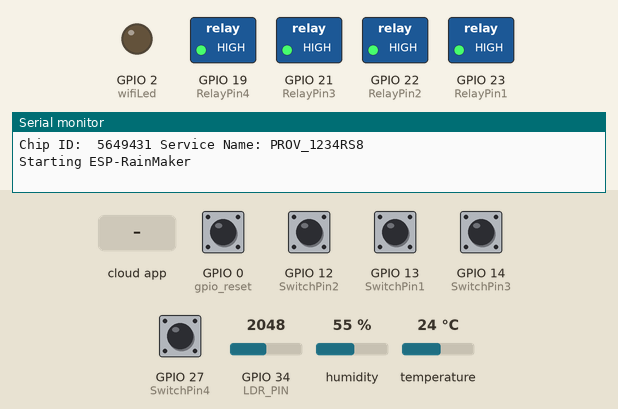
Recording of a sketch running on a simulated ESP32. Shown: switched loads named in the sketch (green lamp = pin HIGH), output pins drawn as LEDs (lit = HIGH), the last lines printed to the serial monitor. Inputs (shaded band) come from the test bench; at power-on: GPIO 0 (gpio_reset), GPIO 12 (SwitchPin2), GPIO 13 (SwitchPin1), GPIO 14 (SwitchPin3), GPIO 27 (SwitchPin4) HIGH, GPIO 34 (LDR_PIN) = 2048, humidity 55 %, temperature 24 °C. WiFi joins after 1.5 s; servers stay silent unless stated.

Above: at 1.2 s.
1.3 s: GPIO 12 (SwitchPin2) pulled LOW for 0.15 s
At 2.5 s:
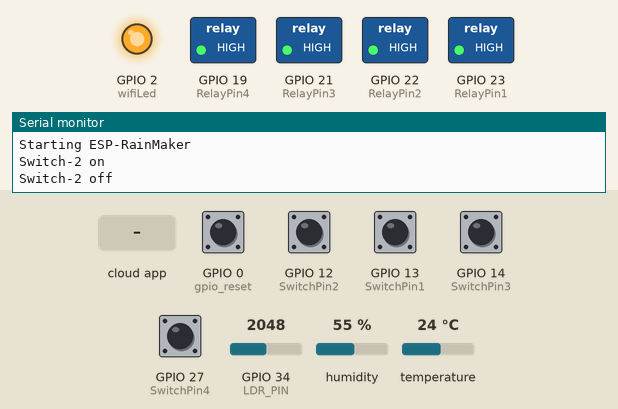
3.0 s: the phone or cloud app sets Switch1 to 1
At 3.5 s:
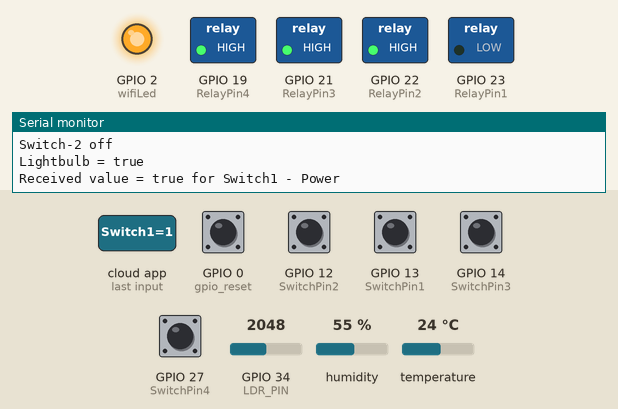
4.5 s: the phone or cloud app sets Switch2 to 1
At 5.7 s:
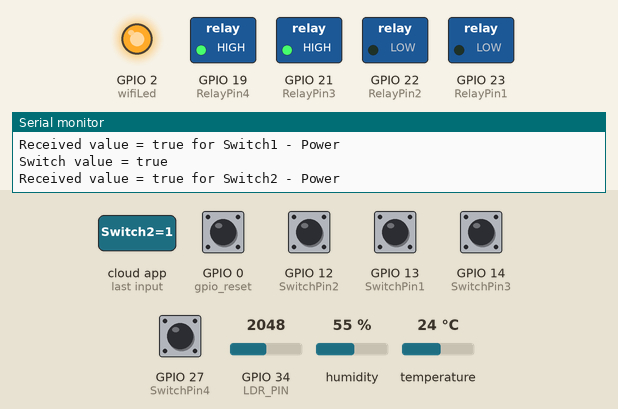
6.0 s: GPIO 13 (SwitchPin1) pulled LOW for 0.15 s
At 6.8 s:
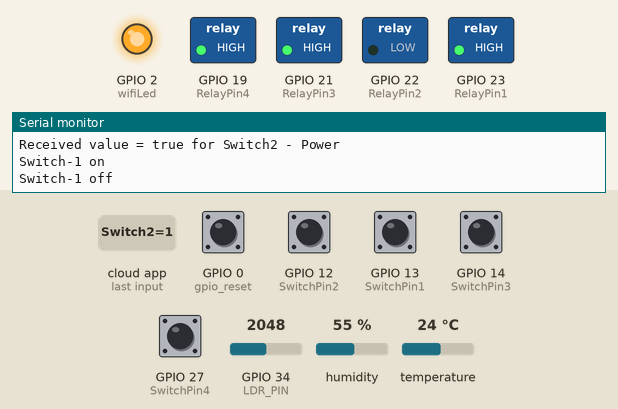
7.6 s: GPIO 14 (SwitchPin3) pulled LOW for 0.15 s
At 7.74 s:
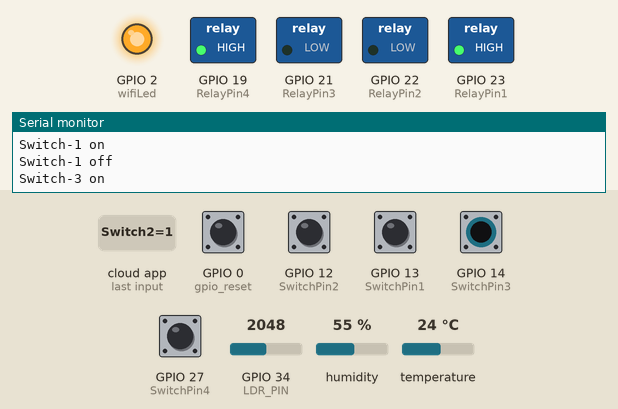
9.3 s: GPIO 27 (SwitchPin4) pulled LOW for 0.15 s
At 9.42 s:
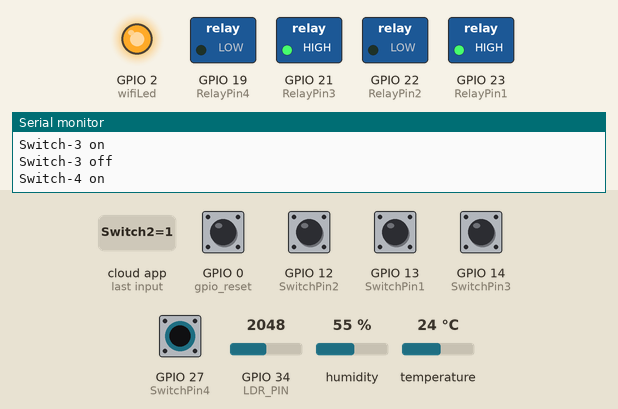
Timing chart, 0 to 12.0 s (numbered marks = the images above; inputs shaded):
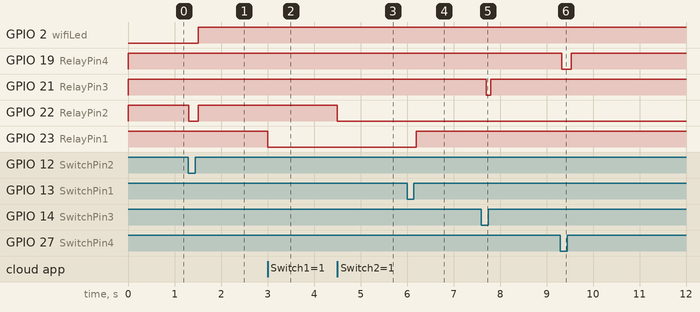

The sketch:

nhapmon.ino
```cpp
//Thêm library
#include "RMaker.h"
#include "WiFi.h"
#include "WiFiProv.h"
#include <IRremote.h>
#include <DHT.h>
#include <SimpleTimer.h>
// Khai báo tên đăng nhập, mật khẩu
const char *service_name = "PROV_1234RS8";
const char *pop = "12345RS8";

// xác định ID chip
uint32_t espChipId = 5;

// Đặt tên điểm điều khiển
char nodeName[] = "NhapMon";

// Khai báo các thiết bị
char deviceName_1[] = "Switch1";
char deviceName_2[] = "Switch2";
char deviceName_3[] = "Switch3";
char deviceName_4[] = "Switch4";


//Đặt mã HEX
#define IR_Button_1   0xF30CFF00
#define IR_Button_2   0xE718FF00
#define IR_Button_3   0xA15EFF00
#define IR_Button_4   0xF708FF00
#define IR_All_Off    0xE916FF00

// Khai báo chân kết nối với Relay
static uint8_t RelayPin1 = 23;  //D23
static uint8_t RelayPin2 = 22;  //D22
static uint8_t RelayPin3 = 21;  //D21
static uint8_t RelayPin4 = 19;  //D19

// Khai báo chât kết nối với switch
static uint8_t SwitchPin1 = 13;  //D13
static uint8_t SwitchPin2 = 12;  //D12
static uint8_t SwitchPin3 = 14;  //D14
static uint8_t SwitchPin4 = 27;  //D27

// LED wifi và nút reset
static uint8_t wifiLed      = 2;   //D2
static uint8_t gpio_reset   = 0;
//Chân IR, DHT11 và LDR
static uint8_t IR_RECV_PIN  = 35; // D35 (IR receiver pin)
static uint8_t DHTPIN       = 16; // RX2  pin connected with DHT
static uint8_t LDR_PIN      = 34; // D34  pin connected with LDR

/* Tình trạng các chân*/
// Chế độ relay (low)
bool toggleState_1 = LOW; //Define integer to remember the toggle state for relay 1
bool toggleState_2 = LOW; //Define integer to remember the toggle state for relay 2
bool toggleState_3 = LOW; //Define integer to remember the toggle state for relay 3
bool toggleState_4 = LOW; //Define integer to remember the toggle state for relay 4

// Chế độ switch
bool SwitchState_1 = LOW;
bool SwitchState_2 = LOW;
bool SwitchState_3 = LOW;
bool SwitchState_4 = LOW;
//Gốc cho các cảm biến
float temperature1 = 0;
float humidity1   = 0;
float ldrVal  = 0;
//Khởi động cảm biến trong DHT library
DHT dht(DHTPIN, DHT11);
//Giống cái trên
IRrecv irrecv(IR_RECV_PIN);
// decode IR signals nhận từ IR remote
decode_results results;
//Tạo timer để tạo schedule
SimpleTimer Timer;

//Khởi động các công tắc và cảm biến
static Switch my_switch1(deviceName_1, &RelayPin1);
static Switch my_switch2(deviceName_2, &RelayPin2);
static Switch my_switch3(deviceName_3, &RelayPin3);
static Switch my_switch4(deviceName_4, &RelayPin4);
static TemperatureSensor temperature("Temperature");
static TemperatureSensor humidity("Humidity");
static TemperatureSensor ldr("LDR");

//Tạo kết nối với ESP rainmaker
void sysProvEvent(arduino_event_t *sys_event)
{
    switch (sys_event->event_id) {
        case ARDUINO_EVENT_PROV_START:
#if CONFIG_IDF_TARGET_ESP32
        Serial.printf("\nProvisioning Started with name \"%s\" and PoP \"%s\" on BLE\n", service_name, pop);
        printQR(service_name, pop, "ble");
#else
        Serial.printf("\nProvisioning Started with name \"%s\" and PoP \"%s\" on SoftAP\n", service_name, pop);
        printQR(service_name, pop, "softap");
#endif
        break;
        case ARDUINO_EVENT_WIFI_STA_CONNECTED:
        Serial.printf("\nConnected to Wi-Fi!\n");
        digitalWrite(wifiLed, true);
        break;
    }
}
// Callback function để xử lý các thao tác ghi, trên các tham số của các thiết bị
void write_callback(Device *device, Param *param, const param_val_t val, void *priv_data, write_ctx_t *ctx)
{
    const char *device_name = device->getDeviceName();
    const char *param_name = param->getParamName();

    if(strcmp(device_name, deviceName_1) == 0) {

      Serial.printf("Lightbulb = %s\n", val.val.b? "true" : "false");

      if(strcmp(param_name, "Power") == 0) {
          Serial.printf("Received value = %s for %s - %s\n", val.val.b? "true" : "false", device_name, param_name);
        toggleState_1 = val.val.b;
        (toggleState_1 == false) ? digitalWrite(RelayPin1, HIGH) : digitalWrite(RelayPin1, LOW);
        param->updateAndReport(val);
      }

    } else if(strcmp(device_name, deviceName_2) == 0) {

      Serial.printf("Switch value = %s\n", val.val.b? "true" : "false");

      if(strcmp(param_name, "Power") == 0) {
        Serial.printf("Received value = %s for %s - %s\n", val.val.b? "true" : "false", device_name, param_name);
        toggleState_2 = val.val.b;
        (toggleState_2 == false) ? digitalWrite(RelayPin2, HIGH) : digitalWrite(RelayPin2, LOW);
        param->updateAndReport(val);
      }

    } else if(strcmp(device_name, deviceName_3) == 0) {

      Serial.printf("Switch value = %s\n", val.val.b? "true" : "false");

      if(strcmp(param_name, "Power") == 0) {
        Serial.printf("Received value = %s for %s - %s\n", val.val.b? "true" : "false", device_name, param_name);
        toggleState_3 = val.val.b;
        (toggleState_3 == false) ? digitalWrite(RelayPin3, HIGH) : digitalWrite(RelayPin3, LOW);
        param->updateAndReport(val);
      }

    } else if(strcmp(device_name, deviceName_4) == 0) {

      Serial.printf("Switch value = %s\n", val.val.b? "true" : "false");

      if(strcmp(param_name, "Power") == 0) {
        Serial.printf("Received value = %s for %s - %s\n", val.val.b? "true" : "false", device_name, param_name);
        toggleState_4 = val.val.b;
        (toggleState_4 == false) ? digitalWrite(RelayPin4, HIGH) : digitalWrite(RelayPin4, LOW);
        param->updateAndReport(val);
      }

    }
}
//Đọc cảm biến
void readSensor(){

  ldrVal = map(analogRead(LDR_PIN), 0, 4095, 10, 0);
  //Serial.print("LDR - "); Serial.println(ldrVal);
  float h = dht.readHumidity();
  float t = dht.readTemperature(); // or dht.readTemperature(true) for Fahrenheit

  if (isnan(h) || isnan(t)) {
    Serial.println("Failed to read from DHT sensor!");
    return;
  }
  else {
    humidity1 = h;
    temperature1 = t;
    //Serial.print("Temperature - "); Serial.println(t);
    //Serial.print("Humidity - "); Serial.println(h);
  }
}
//Gửi results đến ESP32
void sendSensor()
{
  readSensor();
  temperature.updateAndReportParam("Temperature", temperature1);
  humidity.updateAndReportParam("Temperature", humidity1);
  ldr.updateAndReportParam("Temperature", ldrVal);
}
//Tự điều khiển bằng switch
void manual_control()
{
  if (digitalRead(SwitchPin1) == LOW && SwitchState_1 == LOW) {
    digitalWrite(RelayPin1, LOW);
    toggleState_1 = 1;
    SwitchState_1 = HIGH;
    my_switch1.updateAndReportParam(ESP_RMAKER_DEF_POWER_NAME, toggleState_1);
    Serial.println("Switch-1 on");
  }
  if (digitalRead(SwitchPin1) == HIGH && SwitchState_1 == HIGH) {
    digitalWrite(RelayPin1, HIGH);
    toggleState_1 = 0;
    SwitchState_1 = LOW;
    my_switch1.updateAndReportParam(ESP_RMAKER_DEF_POWER_NAME, toggleState_1);
    Serial.println("Switch-1 off");
  }
  if (digitalRead(SwitchPin2) == LOW && SwitchState_2 == LOW) {
    digitalWrite(RelayPin2, LOW);
    toggleState_2 = 1;
    SwitchState_2 = HIGH;
    my_switch2.updateAndReportParam(ESP_RMAKER_DEF_POWER_NAME, toggleState_2);
    Serial.println("Switch-2 on");
  }
  if (digitalRead(SwitchPin2) == HIGH && SwitchState_2 == HIGH) {
    digitalWrite(RelayPin2, HIGH);
    toggleState_2 = 0;
    SwitchState_2 = LOW;
    my_switch2.updateAndReportParam(ESP_RMAKER_DEF_POWER_NAME, toggleState_2);
    Serial.println("Switch-2 off");
  }
  if (digitalRead(SwitchPin3) == LOW && SwitchState_3 == LOW) {
    digitalWrite(RelayPin3, LOW);
    toggleState_3 = 1;
    SwitchState_3 = HIGH;
    my_switch3.updateAndReportParam(ESP_RMAKER_DEF_POWER_NAME, toggleState_3);
    Serial.println("Switch-3 on");
  }
  if (digitalRead(SwitchPin3) == HIGH && SwitchState_3 == HIGH) {
    digitalWrite(RelayPin3, HIGH);
    toggleState_3 = 0;
    SwitchState_3 = LOW;
    my_switch3.updateAndReportParam(ESP_RMAKER_DEF_POWER_NAME, toggleState_3);
    Serial.println("Switch-3 off");
  }
  if (digitalRead(SwitchPin4) == LOW && SwitchState_4 == LOW) {
    digitalWrite(RelayPin4, LOW);
    toggleState_4 = 1;
    SwitchState_4 = HIGH;
    my_switch4.updateAndReportParam(ESP_RMAKER_DEF_POWER_NAME, toggleState_4);
    Serial.println("Switch-4 on");
  }
  if (digitalRead(SwitchPin4) == HIGH && SwitchState_4 == HIGH) {
    digitalWrite(RelayPin4, HIGH);
    toggleState_4 = 0;
    SwitchState_4 = LOW;
    my_switch4.updateAndReportParam(ESP_RMAKER_DEF_POWER_NAME, toggleState_4);
    Serial.println("Switch-4 off");
  }

}
//Điều khiển bằng IR remote
void ir_remote(){
  if (irrecv.decode(&results)) {
      switch(results.value){
          case IR_Button_1:
            digitalWrite(RelayPin1, toggleState_1);
            toggleState_1 = !toggleState_1;
            my_switch1.updateAndReportParam(ESP_RMAKER_DEF_POWER_NAME, toggleState_1);
            delay(100);
            break;
          case IR_Button_2:
            digitalWrite(RelayPin2, toggleState_2);
            toggleState_2 = !toggleState_2;
            my_switch2.updateAndReportParam(ESP_RMAKER_DEF_POWER_NAME, toggleState_2);
            delay(100);
            break;
          case IR_Button_3:
            digitalWrite(RelayPin3, toggleState_3);
            toggleState_3 = !toggleState_3;
            my_switch3.updateAndReportParam(ESP_RMAKER_DEF_POWER_NAME, toggleState_3);
            delay(100);
            break;
          case IR_Button_4:
            digitalWrite(RelayPin4, toggleState_4);
            toggleState_4 = !toggleState_4;
            my_switch4.updateAndReportParam(ESP_RMAKER_DEF_POWER_NAME, toggleState_4);
            delay(100);
            break;
          case IR_All_Off:
            all_SwitchOff();
            break;
          default : break;
        }
        //Serial.println(results.value, HEX);
        irrecv.resume();
  }
}
//Nút tắt hết
void all_SwitchOff(){
  toggleState_1 = 0; digitalWrite(RelayPin1, HIGH); my_switch1.updateAndReportParam(ESP_RMAKER_DEF_POWER_NAME, toggleState_1); delay(100);
  toggleState_2 = 0; digitalWrite(RelayPin2, HIGH); my_switch2.updateAndReportParam(ESP_RMAKER_DEF_POWER_NAME, toggleState_2); delay(100);
  toggleState_3 = 0; digitalWrite(RelayPin3, HIGH); my_switch3.updateAndReportParam(ESP_RMAKER_DEF_POWER_NAME, toggleState_3); delay(100);
  toggleState_4 = 0; digitalWrite(RelayPin4, HIGH); my_switch4.updateAndReportParam(ESP_RMAKER_DEF_POWER_NAME, toggleState_4); delay(100);
}

void setup()
{

    Serial.begin(115200);

    // Đặt GPIOs ở OUTPUT
    pinMode(RelayPin1, OUTPUT);
    pinMode(RelayPin2, OUTPUT);
    pinMode(RelayPin3, OUTPUT);
    pinMode(RelayPin4, OUTPUT);
    pinMode(wifiLed, OUTPUT);

    // Tạo INPUT
    pinMode(SwitchPin1, INPUT_PULLUP);
    pinMode(SwitchPin2, INPUT_PULLUP);
    pinMode(SwitchPin3, INPUT_PULLUP);
    pinMode(SwitchPin4, INPUT_PULLUP);
    pinMode(gpio_reset, INPUT);

    // Trạng thái mặc định
    digitalWrite(RelayPin1, !toggleState_1);
    digitalWrite(RelayPin2, !toggleState_2);
    digitalWrite(RelayPin3, !toggleState_3);
    digitalWrite(RelayPin4, !toggleState_4);
    digitalWrite(wifiLed, LOW);

    irrecv.enableIRIn(); // Enabling IR sensor
    dht.begin();    // Enabling DHT sensor

    Node my_node;
    my_node = RMaker.initNode(nodeName);

    //Switch
    my_switch1.addCb(write_callback);
    my_switch2.addCb(write_callback);
    my_switch3.addCb(write_callback);
    my_switch4.addCb(write_callback);

    //Thêm switch vào ESP rainmaker
    my_node.addDevice(my_switch1);
    my_node.addDevice(my_switch2);
    my_node.addDevice(my_switch3);
    my_node.addDevice(my_switch4);
    my_node.addDevice(temperature);
    my_node.addDevice(humidity);
    my_node.addDevice(ldr);

    Timer.setInterval(2000);

    //Schedule
    RMaker.enableOTA(OTA_USING_PARAMS);
    RMaker.enableTZService();
    RMaker.enableSchedule();

    //Service Name
    for(int i=0; i<17; i=i+8) {
      espChipId |= ((ESP.getEfuseMac() >> (40 - i)) & 0xff) << i;
    }

    Serial.printf("\nChip ID:  %d Service Name: %s\n", espChipId, service_name);

    Serial.printf("\nStarting ESP-RainMaker\n");
    RMaker.start();

    WiFi.onEvent(sysProvEvent);
#if CONFIG_IDF_TARGET_ESP32
    WiFiProv.beginProvision(WIFI_PROV_SCHEME_BLE, WIFI_PROV_SCHEME_HANDLER_FREE_BTDM, WIFI_PROV_SECURITY_1, pop, service_name);
#else
    WiFiProv.beginProvision(WIFI_PROV_SCHEME_SOFTAP, WIFI_PROV_SCHEME_HANDLER_NONE, WIFI_PROV_SECURITY_1, pop, service_name);
#endif

    my_switch1.updateAndReportParam(ESP_RMAKER_DEF_POWER_NAME, false);
    my_switch2.updateAndReportParam(ESP_RMAKER_DEF_POWER_NAME, false);
    my_switch3.updateAndReportParam(ESP_RMAKER_DEF_POWER_NAME, false);
    my_switch4.updateAndReportParam(ESP_RMAKER_DEF_POWER_NAME, false);
}

void loop()
{
    // Đọc GPIO0(nút boot)
    if(digitalRead(gpio_reset) == LOW) { //Bấm
        Serial.printf("Reset Button Pressed!\n");
        // Giữ
        delay(100);
        int startTime = millis();
        while(digitalRead(gpio_reset) == LOW) delay(50);
        int endTime = millis();

        if ((endTime - startTime) > 10000) {
          // Nếu giữ 10s, reset hết
          Serial.printf("Reset to factory.\n");
          RMakerFactoryReset(2);
        } else if ((endTime - startTime) > 3000) {
          Serial.printf("Reset Wi-Fi.\n");
          // Nếu giữ 3s, reset wifi
          RMakerWiFiReset(2);
        }
    }
    delay(100);

    if (WiFi.status() != WL_CONNECTED)
    {
      //Serial.println("WiFi Not Connected");
      digitalWrite(wifiLed, false);
    }
    else
    {
      //Serial.println("WiFi Connected");
      digitalWrite(wifiLed, true);
      if (Timer.isReady()) {
        //Serial.println("Sending Sensor Data");
        sendSensor();
        Timer.reset();      // Reset a second timer
      }
    }

    ir_remote(); //IR remote Control
    manual_control();
}
```

Measured:
- after the input at 1.3 s, GPIO 22 (RelayPin2): HIGH → LOW at once, → HIGH 0.20 s later
- after the input at 3.0 s, GPIO 23 (RelayPin1): HIGH → LOW at once
- after the input at 4.5 s, GPIO 22 (RelayPin2): HIGH → LOW at once
- after the input at 6.0 s, GPIO 23 (RelayPin1): LOW → HIGH after 0.19 s
- after the input at 7.6 s, GPIO 21 (RelayPin3): HIGH → LOW after 0.10 s, → HIGH 0.10 s later
- after the input at 9.3 s, GPIO 19 (RelayPin4): HIGH → LOW at once, → HIGH 0.20 s later
